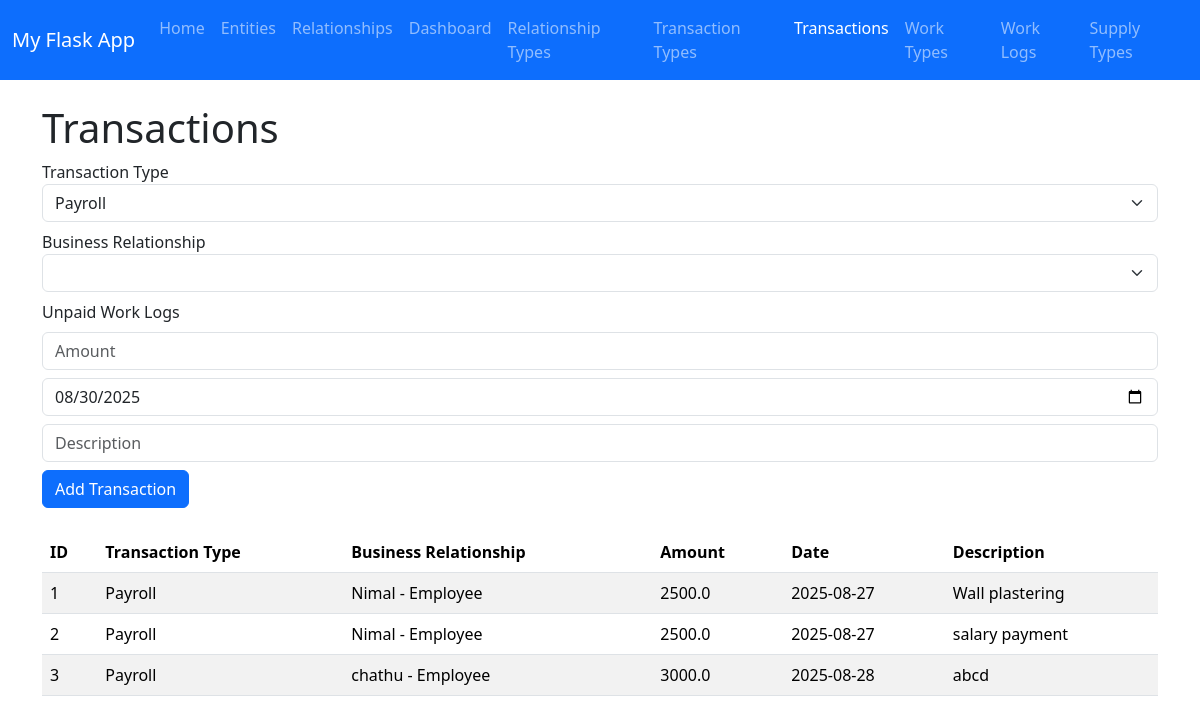
The app's page /transactions, older data.
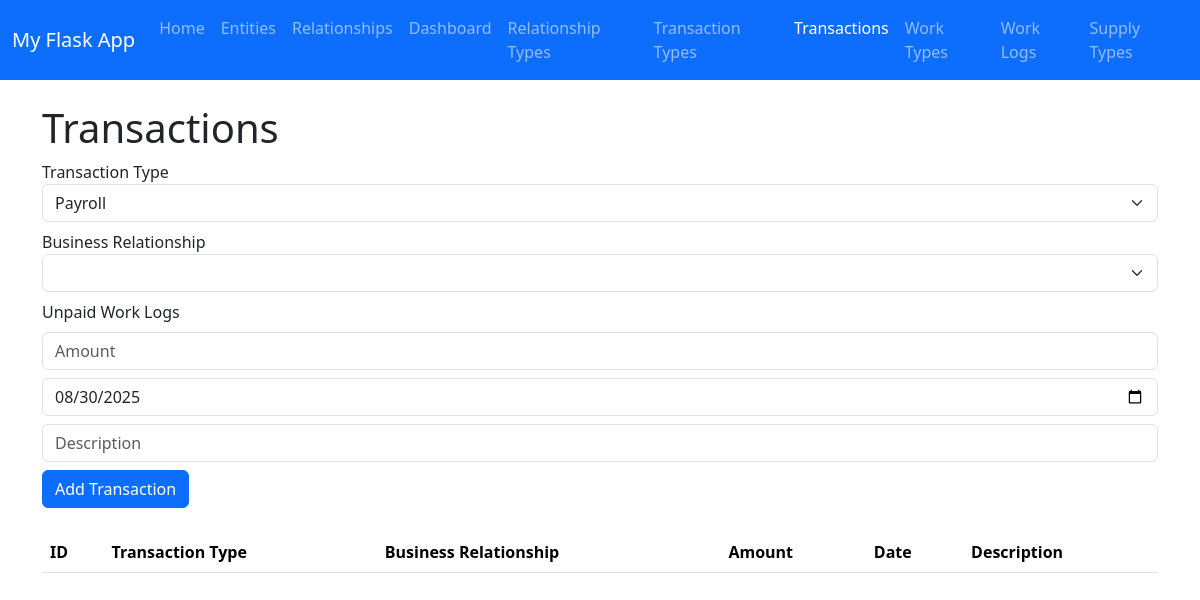
The same page, newer data.
### app.py (models this page shows, shortened)
class Transaction(db.Model):
    __tablename__ = "transaction"
    id = db.Column(db.Integer, primary_key=True)  # Unique ID
    transaction_type_id = db.Column(db.Integer, db.ForeignKey('transaction_type.id'), nullable=False)
    relationship_id = db.Column(db.Integer, db.ForeignKey('relationship.id'), nullable=False)
    amount = db.Column(db.Float, nullable=False)
    date = db.Column(db.Date, nullable=False, default=datetime.utcnow)
    description = db.Column(db.String(250), nullable=True)
    transaction_type = db.relationship('TransactionType')
    relationship = db.relationship('Relationship')
    payrolls = db.relationship("Payroll", backref="parent_transaction", lazy=True)

class TransactionType(db.Model):
    __tablename__ = "transaction_type"
    id = db.Column(db.Integer, primary_key=True)  # Unique ID
    name = db.Column(db.String(100), nullable=False, unique=True)
    description = db.Column(db.String(250), nullable=True)

class Entity(db.Model):
    id = db.Column(db.Integer, primary_key=True)  # Unique ID
    name = db.Column(db.String(100), nullable=False)
    email = db.Column(db.String(120), nullable=False, unique=True)
    phone = db.Column(db.String(20), nullable=False)
    address = db.Column(db.String(200), nullable=True)  # New attribut

class RelationshipType(db.Model):
    __tablename__ = "relationship_type"
    id = db.Column(db.Integer, primary_key=True)  # Unique ID
    name = db.Column(db.String(100), nullable=False, unique=True)
    description = db.Column(db.String(250), nullable=True)

### app.py (the view)
@app.route("/transactions")
def transactions():
    all_transactions = Transaction.query.all()
    transaction_types = TransactionType.query.all()
    relationships = Relationship.query.all()
    return render_template(
        "transactions.html",
        title="Transactions",
        transactions=all_transactions,
        transaction_types=transaction_types,
        relationships=relationships,
        datetime=datetime
    )

### templates/transactions.html (shortened to what this page needs)
{% extends "base.html" %}
{% block content %}
<h1>Transactions</h1>
<form method="POST" action="{{ url_for('add_transaction') }}" class="mb-4">
    <div class="mb-2">
        <label>Transaction Type</label>
        <select id="transaction_type" name="transaction_type_id" class="form-select" required>
            {% for t in transaction_types %}
            <option value="{{ t.id }}">{{ t.name }}</option>
            {% endfor %}
        </select>
    </div>
    <div class="mb-2">
        <label>Business Relationship</label>
        <select id="relationship_id" name="relationship_id" class="form-select" required>
        </select>
    </div>
    <div id="worklogs-section" class="mb-2" style="display:none;">
        <label>Unpaid Work Logs</label>
    </div>
    <div class="mb-2">
        <input type="number" step="0.01" id="amount" name="amount" placeholder="Amount" class="form-control" required>
    </div>
    <div class="mb-2">
        <input type="date" name="date" class="form-control"
           value="{{ datetime.utcnow().date() }}" required>
    </div>
    <div class="mb-2">
        <input type="text" name="description" placeholder="Description" class="form-control">
    </div>
    <button type="submit" class="btn btn-primary">Add Transaction</button>
</form>
<table class="table table-striped">
    <thead>
        <tr>
            <th>ID</th>
            <th>Transaction Type</th>
            <th>Business Relationship</th>
            <th>Amount</th>
            <th>Date</th>
            <th>Description</th>
        </tr>
    </thead>
    <tbody>
        {% for txn in transactions %}
        <tr>
            <td>{{ txn.id }}</td>
            <td>{{ txn.transaction_type.name }}</td>
            <td>{{ txn.relationship.entity.name }} - {{ txn.relationship.relationship_type.name }}</td>
            <td>{{ txn.amount }}</td>
            <td>{{ txn.date }}</td>
            <td>{{ txn.description }}</td>
        </tr>
        {% endfor %}
    </tbody>
</table>
{% endblock %}

### templates/base.html (shortened to what this page needs)
<!DOCTYPE html>
<html>
<head>
    <link href="https://cdn.jsdelivr.net/npm/bootstrap@5.3.2/dist/css/bootstrap.min.css" rel="stylesheet">
</head>
<body>
    <nav class="navbar navbar-expand-lg navbar-dark bg-primary">
      <div class="container-fluid">
        <a class="navbar-brand" href="/">My Flask App</a>
        <div class="collapse navbar-collapse" id="navbarNav">
          <ul class="navbar-nav">
            <li class="nav-item">
              <a class="nav-link {% if title=='Home' %}active{% endif %}" href="/">Home</a>
            </li>
            <li class="nav-item">
              <a class="nav-link {% if title=='Entities' %}active{% endif %}" href="/entities">Entities</a>
            </li>
            <li class="nav-item">
              <a class="nav-link {% if title=='Relationships' %}active{% endif %}" href="/relationships">Relationships</a>
            </li>
            <li class="nav-item">
              <a class="nav-link {% if title=='Dashboard' %}active{% endif %}" href="/dashboard">Dashboard</a>
            </li>
            <li class="nav-item">
                <a class="nav-link {% if title=='Relationship Types' %}active{% endif %}" href="/relationship_types">Relationship Types</a>
            </li>
            <li class="nav-item">
                <a class="nav-link {% if title=='Transaction Types' %}active{% endif %}" href="/transaction_types">Transaction Types</a>
            </li>
            <li class="nav-item">
                <a class="nav-link {% if title=='Transactions' %}active{% endif %}" href="/transactions">Transactions</a>
            </li>
            <li class="nav-item">
              <a class="nav-link {% if title=='Work Types' %}active{% endif %}"
                 href="{{ url_for('worktypes') }}">
                Work Types
              </a>
            </li>
            <li class="nav-item"><a class="nav-link" href="{{ url_for('worklogs') }}">Work Logs</a></li>
            <li class="nav-item">
              <a class="nav-link" href="{{ url_for('supply_types') }}">Supply Types</a>
            </li>
          </ul>
        </div>
      </div>
    </nav>
    <div class="container mt-4">
        {% block content %}{% endblock %}
    </div>
</body>
</html>

Row changes from the older to the newer data that the page shows:
removed Transaction: id "1", transaction_type.name "Payroll", relationship.entity.name "Nimal", relationship.relationship_type.name "Employee", amount "2500.0", date "2025-08-27", description "Wall plastering"
removed Transaction: id "2", transaction_type.name "Payroll", relationship.entity.name "Nimal", relationship.relationship_type.name "Employee", amount "2500.0", date "2025-08-27", description "salary payment"
removed Transaction: id "3", transaction_type.name "Payroll", relationship.entity.name "chathu", relationship.relationship_type.name "Employee", amount "3000.0", date "2025-08-28", description "abcd"
